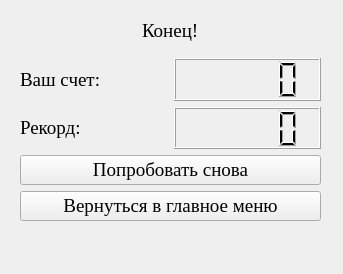
<?xml version="1.0" encoding="UTF-8"?>
<ui version="4.0">
 <class>MainWindow</class>
 <widget class="QMainWindow" name="MainWindow">
  <property name="geometry">
   <rect>
    <x>0</x>
    <y>0</y>
    <width>343</width>
    <height>274</height>
   </rect>
  </property>
  <property name="font">
   <font>
    <family>Times New Roman</family>
    <pointsize>14</pointsize>
   </font>
  </property>
  <property name="windowTitle">
   <string>MainWindow</string>
  </property>
  <widget class="QWidget" name="centralwidget">
   <widget class="QWidget" name="verticalLayoutWidget">
    <property name="geometry">
     <rect>
      <x>20</x>
      <y>10</y>
      <width>301</width>
      <height>211</height>
     </rect>
    </property>
    <layout class="QVBoxLayout" name="verticalLayout">
     <item>
      <layout class="QHBoxLayout" name="horizontalLayout_4">
       <item>
        <spacer name="horizontalSpacer_2">
         <property name="orientation">
          <enum>Qt::Horizontal</enum>
         </property>
         <property name="sizeHint" stdset="0">
          <size>
           <width>40</width>
           <height>20</height>
          </size>
         </property>
        </spacer>
       </item>
       <item>
        <widget class="QLabel" name="label">
         <property name="text">
          <string>Конец!</string>
         </property>
        </widget>
       </item>
       <item>
        <spacer name="horizontalSpacer">
         <property name="orientation">
          <enum>Qt::Horizontal</enum>
         </property>
         <property name="sizeHint" stdset="0">
          <size>
           <width>40</width>
           <height>20</height>
          </size>
         </property>
        </spacer>
       </item>
      </layout>
     </item>
     <item>
      <layout class="QHBoxLayout" name="horizontalLayout_2">
       <item>
        <widget class="QLabel" name="label_2">
         <property name="text">
          <string>Ваш счет:</string>
         </property>
        </widget>
       </item>
       <item>
        <widget class="QLCDNumber" name="Count"/>
       </item>
      </layout>
     </item>
     <item>
      <layout class="QHBoxLayout" name="horizontalLayout_3">
       <item>
        <widget class="QLabel" name="label_3">
         <property name="text">
          <string>Рекорд:</string>
         </property>
        </widget>
       </item>
       <item>
        <widget class="QLCDNumber" name="Record"/>
       </item>
      </layout>
     </item>
     <item>
      <widget class="QPushButton" name="TryAgain">
       <property name="text">
        <string>Попробовать снова</string>
       </property>
      </widget>
     </item>
     <item>
      <widget class="QPushButton" name="ToMenu">
       <property name="text">
        <string>Вернуться в главное меню</string>
       </property>
      </widget>
     </item>
    </layout>
   </widget>
  </widget>
  <widget class="QMenuBar" name="menubar">
   <property name="geometry">
    <rect>
     <x>0</x>
     <y>0</y>
     <width>343</width>
     <height>26</height>
    </rect>
   </property>
  </widget>
 </widget>
 <resources/>
 <connections/>
</ui>
